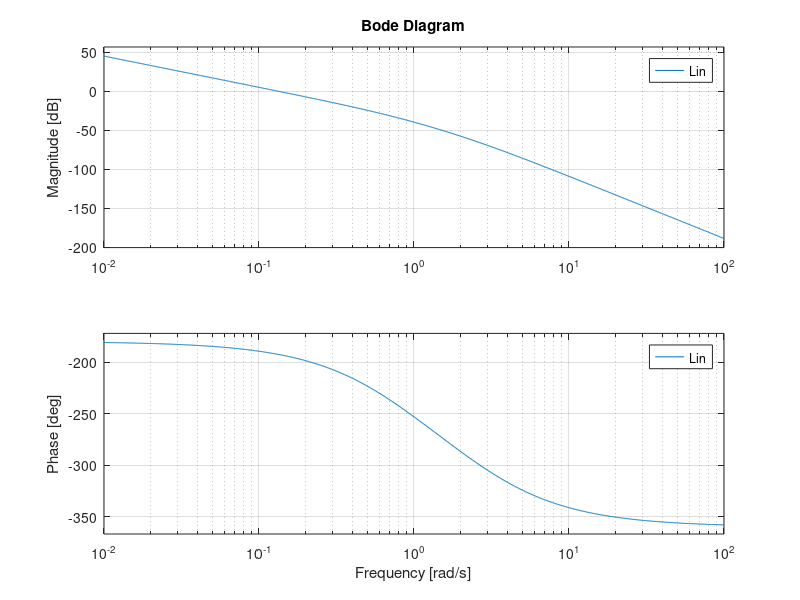

Source code (MATLAB): (Note: this script raises an error after producing the figure.)
s=tf('s');
Gp=25/(s^3+3.3*s^2+2*s);
pole(Gp);
Kp=12.5;
Gs=2;
Ga=0.38;
Gr=1;
Gd=1;
R0=1;
Kd=4;
Da0=5.5*10^-3;
ap=2*10^-2;
as=10^-1;
wpM=0.02;
wsm=40;
tr=2.5;
ts5=5;
elong=0.12;
Gf=1/(Kd*Gs);
Kc1=Kd^2*R0/(1.5*10^-1*Kp*Ga);
Kc2=Da0/(5.8*Ga*Gs*Gf);
alpha=0.05;

MSLFdb=20*log10(3.6*10^-4/ap);
wL=wpM*10^(-MSLFdb/40);

MTHFdb=20*log10(1.25*10^-4*Gs/as);
wH=wsm*10^(MTHFdb/40);

smor=sqrt(log(0.12)^2/(pi^2+log(0.12)^2));
Tp=1/(2*smor*sqrt(1-smor^2));
Tpdb=20*log10(Tp);
Sp=2*smor*sqrt(2+4*smor^2+2*sqrt(1+8*smor^2))/(sqrt(1+8*smor^2)+4*smor^2-1);
Spdb=20*log10(Sp);
wcMIN1=(pi-acos(smor))*sqrt(sqrt(1+4*smor^4)-2*smor^2)/(sqrt(1-smor^2))/tr
wcMIN2=-log(alpha)*sqrt(sqrt(1+4*smor^4)-2*smor^2)/smor/ts5

Kc=0.015;
Gc=Kc/s;

Lin=minreal(zpk(Gc*Ga*Gp*Gf*Gs));
figure(1)
bode(Lin)
hold on
[num,den]=tfdata(Lin,'v');
figure(2)
nyquist1(num,den)
hold on

figure(3)
myngridst(Tp,Sp)
hold on

figure(3)
nichols(Lin)
hold on

z=0.9/40;
Rz=1+s/z;
Gc=Gc*Rz;

zd=0.45;
md=9;
Rd=(1+s/zd)/(1+s/(md*zd));

Gc=Gc*Rd;
Lfin=minreal(zpk(Gc*Ga*Gp*Gf*Gs));
figure(3)
nichols(Lfin)
hold on

Tf=minreal(zpk(Lfin/(1+Lfin)));
time=[0:tr/100:10];
figure(4)
step(Tf/(Gf*Gs),time)
hold on

MTHF=1.25*10^-4*Gs/as
[mgT,phT]=bode(Tf,40);
mgT

MSLF=3.6*10^-4/ap
[mgs,phs]=bode(1/(1+Lfin),0.02);
mgs
